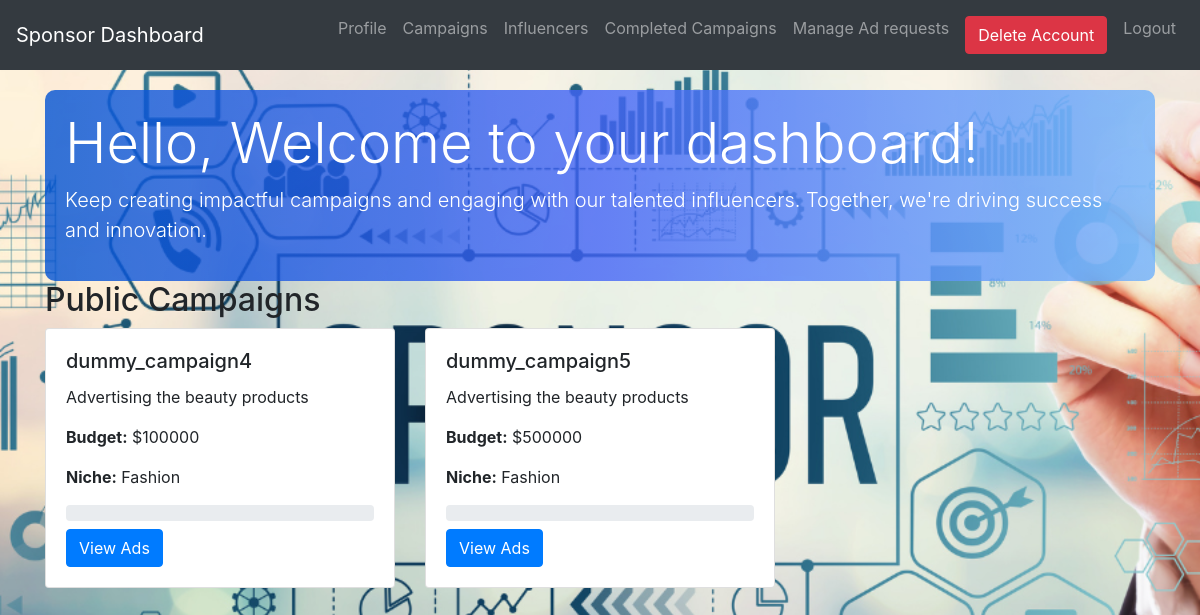
Page /sponsor_dashboard (signed in) on the earlier database version.
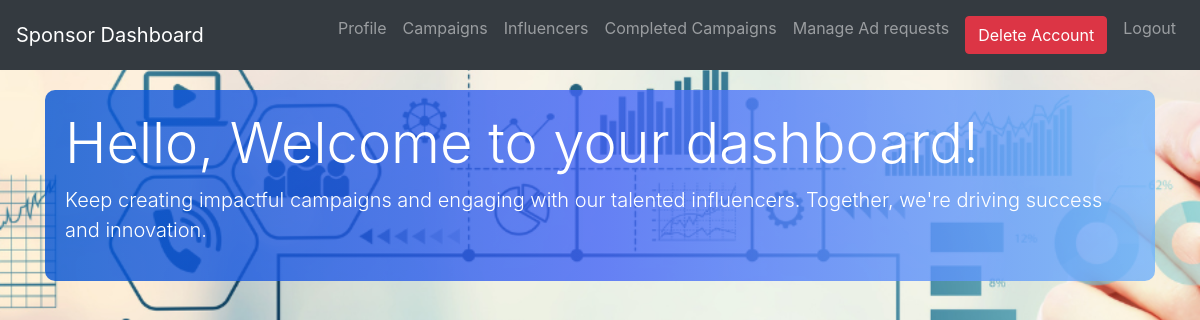
Same page on the later database version.
### models.py (models this page shows)
class Campaign(db.Model):
    __tablename__ = "campaign"
    id = db.Column(db.Integer, primary_key=True)
    name = db.Column(db.String(64), nullable=False)
    date_created = db.Column(db.DateTime, nullable=False, default=datetime.utcnow)
    description = db.Column(db.String(84), nullable=False)
    start_date = db.Column(db.DateTime, nullable=False)
    end_date = db.Column(db.DateTime, nullable=False)
    budget = db.Column(db.Integer, nullable=False)
    visibility = db.Column(db.String(84), nullable=False)
    goals = db.Column(db.String(84), nullable=False)
    niche = db.Column(db.String(64), nullable=False)
    user_id = db.Column(db.Integer, db.ForeignKey('user.id'), nullable=False)
    associated_influencers = db.relationship('Influencer', secondary=influencer_campaign_association,
                                             back_populates='campaigns')
    ads = db.relationship('Ad', backref='campaign', lazy=True)
    user = db.relationship('User', backref='campaigns')
    def __repr__(self):
        return f"Campaign('{self.name}', '{self.start_date}', '{self.end_date}', '{self.budget}', '{self.visibility}', '{self.niche}')"

### main.py (the view)
@app.route('/sponsor_dashboard', methods=["GET", "POST"])
@login_required
def sponsor_dashboard():
    sponsor_id = current_user.id
    public_campaigns = Campaign.query.filter_by(user_id=sponsor_id, visibility='Public').all()
    private_campaigns = Campaign.query.filter_by(user_id=sponsor_id, visibility='Private').all()
    flagged_campaigns = {flag.item_id for flag in Flag.query.filter_by(item_type='Campaign').all()}
    campaigns =  Campaign.query.filter_by(user_id=current_user.id).all()
    visible_campaigns = [campaign for campaign in campaigns if campaign.id not in flagged_campaigns]
    def calculate_progress(campaign):
        total_ads = len(campaign.ads)
        if total_ads == 0:
            return 0
        completed_ads = sum(1 for ad in campaign.ads if ad.status == 'Completed')
        return int((completed_ads / total_ads) * 100)
    public_campaigns_progress = [(campaign, calculate_progress(campaign)) for campaign in public_campaigns]
    private_campaigns_progress = [(campaign, calculate_progress(campaign)) for campaign in private_campaigns]
    print(f"Sponsor ID: {sponsor_id}")  # Debug print for sponsor ID
    print("Public Campaigns:", public_campaigns)  # Debug print for public campaigns
    print("Private Campaigns:", private_campaigns)  # Debug print for private campaigns
    return render_template('sponsor_dashboard.html', public_campaigns=public_campaigns_progress, private_campaigns=private_campaigns_progress, campaign=visible_campaigns)

### main.py (called while the page is built)
@login_manager.user_loader
def load_user(user_id):
    return User.query.get(int(user_id))

### models.py (called while the page is built)
    @property
    def is_authenticated(self):
        return True

### templates/sponsor_dashboard.html (shortened to what this page needs)
<!DOCTYPE html>
<html lang="en">
  <head>
    <link
      href="https://stackpath.bootstrapcdn.com/bootstrap/4.5.2/css/bootstrap.min.css"
      rel="stylesheet"
    />
  </head>
  <body>
    <nav class="navbar navbar-expand-lg navbar-dark bg-dark">
      <a class="navbar-brand" href="#">Sponsor Dashboard</a>
      <div class="collapse navbar-collapse" id="navbarNav">
        <ul class="navbar-nav ml-auto">
          <li class="nav-item">
            <a class="nav-link" href="/sponsor_dashboard">Profile</a>
          </li>
          <li class="nav-item">
            <a class="nav-link" href="/create_campaign">Campaigns</a>
          </li>
          <li class="nav-item">
            <a class="nav-link" href="/view_influencers_to_sponsor"
              >Influencers</a
            >
          </li>
          <li class="nav-item">
            <a class="nav-link" href="/completed_campaigns"
              >Completed Campaigns</a
            >
          </li>
          <li class="nav-item">
            <a class="nav-link" href="/manage_negotiated_ads"
              >Manage Ad requests</a
            >
          </li>
          <li class="nav-item">
            <a class="nav-link text-danger">
              <form
                action="{{ url_for('delete_sponsor', sponsor_id=current_user.id) }}"
                method="post"
                style="display: inline"
              >
                <button
                  type="submit"
                  class="btn btn-danger"
                  onclick="return confirm('Are you sure you want to delete your account?')"
                >
                  Delete Account
                </button>
              </form>
            </a>
          </li>
          <li class="nav-item">
            <a class="nav-link" href="/logout">Logout</a>
          </li>
        </ul>
      </div>
    </nav>
    <div class="container content">
      <div class="row">
        <div class="col-md-12">
          <div class="welcome-container">
            <h1 class="display-4">Hello, Welcome to your dashboard!</h1>
            <p class="lead">
              Keep creating impactful campaigns and engaging with our talented
              influencers. Together, we're driving success and innovation.
            </p>
          </div>
        </div>
      </div>
      {% if public_campaigns %}
      <h2>Public Campaigns</h2>
      <div class="row">
        {% for campaign, progress in public_campaigns %}
        <div class="col-md-4 mb-4">
          <div class="card">
            <div class="card-body">
              <h5 class="card-title">{{ campaign.name }}</h5>
              <p class="card-text">{{ campaign.description }}</p>
              <p class="card-text">
                <strong>Budget:</strong> ${{ campaign.budget }}
              </p>
              <p class="card-text">
                <strong>Niche:</strong> {{ campaign.niche }}
              </p>
              <div class="progress mb-2">
              </div>
              <a
                href="{{ url_for('view_ads', campaign_id=campaign.id) }}"
                class="btn btn-primary"
                >View Ads</a
              >
            </div>
          </div>
        </div>
        {% endfor %}
      </div>
      {% endif %}
    </div>
  </body>
</html>

Differences in the rows shown:
removed Campaign: name "dummy_campaign4", description "Advertising the beauty products", budget "100000", niche "Fashion"
removed Campaign: name "dummy_campaign5", description "Advertising the beauty products", budget "500000", niche "Fashion"
Other differences:
text no longer shown: "Public Campaigns"
